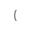
<?xml version="1.0" encoding="UTF-8"?>
<ui version="4.0">
 <class>StarButton</class>
 <widget class="QPushButton" name="StarButton">
  <property name="geometry">
   <rect>
    <x>0</x>
    <y>0</y>
    <width>30</width>
    <height>30</height>
   </rect>
  </property>
  <property name="sizePolicy">
   <sizepolicy hsizetype="Fixed" vsizetype="Fixed">
    <horstretch>0</horstretch>
    <verstretch>0</verstretch>
   </sizepolicy>
  </property>
  <property name="windowTitle">
   <string>Form</string>
  </property>
  <property name="styleSheet">
   <string notr="true">QPushButton {
	font: 24px &quot;fontello&quot;;
	background: transparent;
	border: none;
	color: grey;
}
QPushButton:hover {}
QPushButton:checked {
	color: #ffc600;
}</string>
  </property>
  <property name="text">
   <string></string>
  </property>
  <property name="checkable">
   <bool>true</bool>
  </property>
  <property name="checked">
   <bool>false</bool>
  </property>
 </widget>
 <resources>
  <include location="../../resources.qrc"/>
 </resources>
 <connections/>
</ui>
